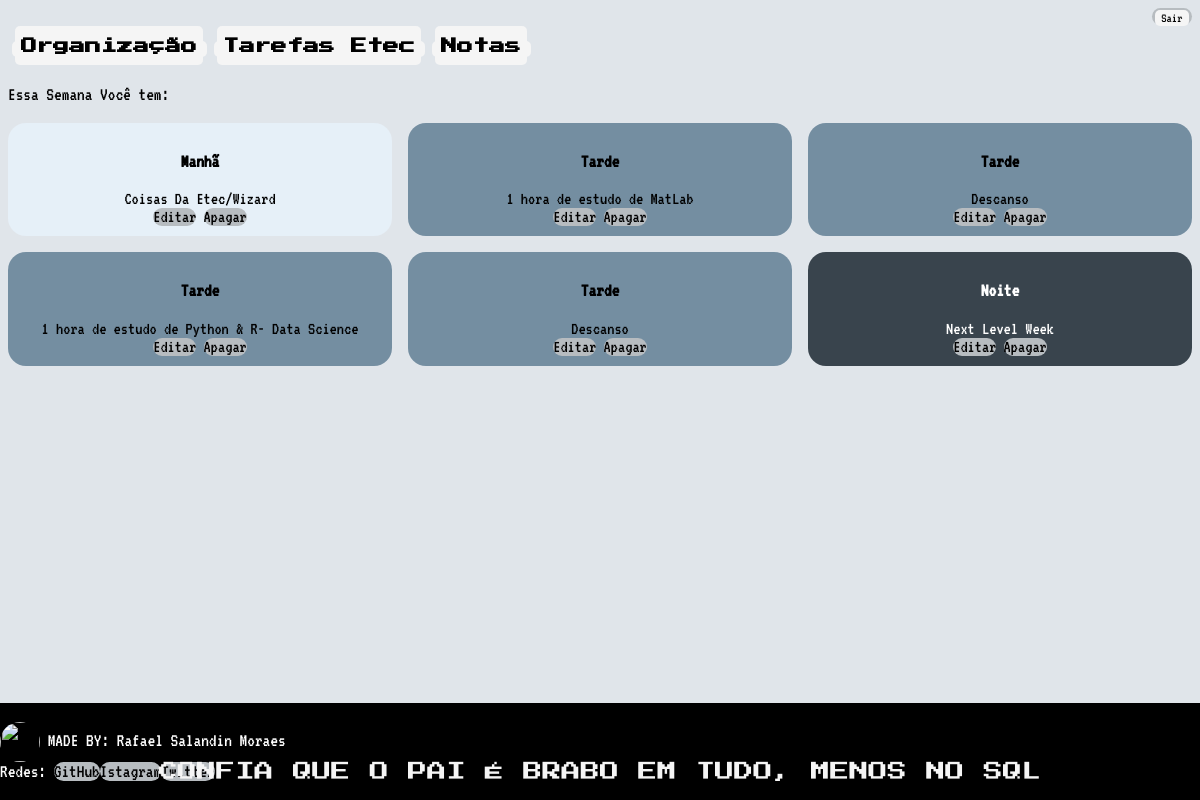
The app's page /AgendaTOP/ (signed in), older data.
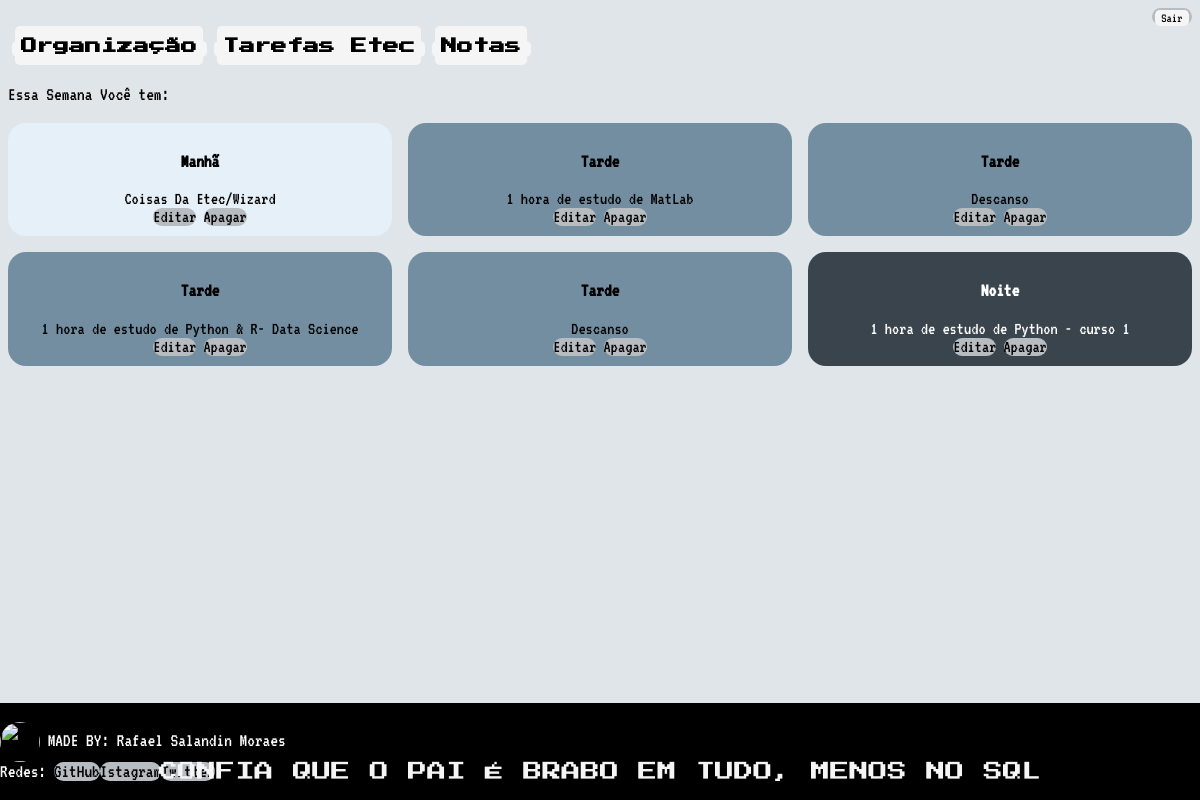
The same page, newer data.
### OrganizaçãodesseCorno/models.py (models this page shows, shortened)
class what_I_need_to_do(models.Model):
    titulo = models.CharField(max_length=100)
    descrição = models.TextField(blank=True, null=True)
    time = models.CharField(max_length=100, default='SOME STRING')
    usuario = models.ForeignKey(User, on_delete=models.CASCADE)
    class Meta:
        db_table = 'what'

### OrganizaçãodesseCorno/views.py (the view)
# urls.py: path('AgendaTOP/', views.Jorge),
def Jorge(request):
     usuario = request.user
     horario = what_I_need_to_do.time
     evento = what_I_need_to_do.objects.filter(usuario=usuario)
     dados = {'need':evento}
     return render(request, 'pageJorge.html', dados)

### Template/pageJorge.html (shortened to what this page needs)
{% extends "Model_P.html" %}
{% block content %}
<div class="all">
        <div class="move">
            <a href="/"><button><h1>Organização</h1></button></a><a href="/AgendaTOP/Etec"><button><h1>Tarefas Etec</h1></button></a><a href="/AgendaTOP/Notas"><button><h1>Notas</h1></button></a>
        </div>
        <p>Essa Semana Você tem:</p>
        <div class="tv">
        {% for i in need %}
                {% if i.time == 'Manhã'%}
                        <div class="{{ i.time }}">
                                <p><b>
                                        {{ i.time }}
                                </b></p>
                                <li align="center">
                                        {{ i.titulo}} <br>
                                        <a href="Create/?id={{ i.id }}">Editar</a>  <a href="delete/?id={{ i.id }}">Apagar</a>
                                </li>
                        </div>
                {%endif%}
                {% if i.time == 'Tarde'%}
                        <div class="{{ i.time }}">
                                <p><b>
                                        {{ i.time }}
                                </b></p>
                                <li align="center">
                                        {{ i.titulo}} <br>
                                        <a href="Create/?id={{ i.id }}">Editar</a>  <a href="delete/?id={{ i.id }}">Apagar</a>
                                </li>
                        </div>
                {%endif%}
                {% if i.time == 'Noite'%}
                        <div class="{{ i.time }}">
                                <p><b>
                                        {{ i.time }}
                                </b></p>
                                <li align="center">
                                        {{ i.titulo}} <br>
                                        <a href="Create/?id={{ i.id }}">Editar</a>  <a href="delete/?id={{ i.id }}">Apagar</a>
                                </li>
                        </div>
                {%endif%}
        {%endfor%}
        </div>
        <a href="Create"><button>Mudar/Adicionar</button></a>
</div>
{% endblock %}

Row changes from the older to the newer data that the page shows:
changed what_I_need_to_do "Noite": titulo "Next Level Week" → "1 hora de estudo de Python - curso 1"
